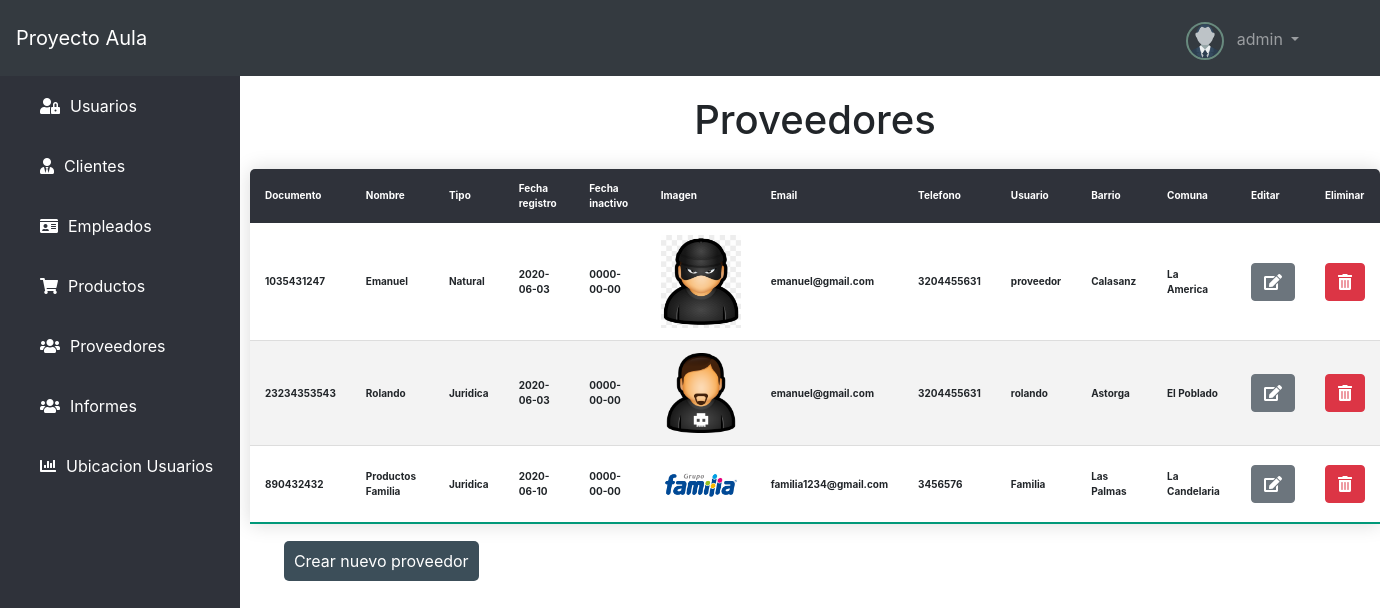
Screenshot of /provider/index (signed in) with the database file from the repository.
### tables this page shows
CREATE TABLE `proveedor` (
  `documento` varchar(50) NOT NULL,
  `nombre` varchar(45) NOT NULL,
  `tipo` varchar(45) DEFAULT NULL,
  `fecha_registro` date NOT NULL,
  `fecha_inactivo` date DEFAULT NULL,
  `imagen` varchar(100) DEFAULT NULL,
  `email` varchar(45) DEFAULT NULL,
  `telefono` varchar(45) DEFAULT NULL,
  `usuario` varchar(45) NOT NULL,
  `estado` varchar(40) NOT NULL,
  `barrio` varchar(100) DEFAULT NULL,
  `comuna` varchar(100) DEFAULT NULL
);

### index.php (called while the page is built, shortened)
<?php
require_once 'config/ConfigBD.php';
require_once 'views/layout/header.php';
require_once 'views/layout/sidebar.php';
if(isset($_GET['controller'])){
	$nombre_controlador = $_GET['controller'].'Controller';
} elseif(!isset($_GET['controller']) && !isset($_GET['action'])){
	$nombre_controlador = controller_default;
} else{
	showError();
	exit();
}
if(class_exists($nombre_controlador)){
	$controlador = new $nombre_controlador();
	if(isset($_GET['action']) && method_exists($controlador, $_GET['action'])){
		$action = $_GET['action'];
		$controlador->$action();
	} elseif(!isset($_GET['controller']) && !isset($_GET['action'])){
		$action_default = action_default;
		$controlador->$action_default();
	} else{
		showError();
	}
}else{
	showError();
}
require_once 'views/layout/footer.php';
?>

### controllers/ProviderController.php (called while the page is built, shortened)
<?php
    require_once 'models/Provider.php';
    class ProviderController {
        public function index(){
            $provider = new Provider();
            $providers = $provider->getAll();
            require_once 'views/provider/providerIndex.php';
        }
    }
?>

### config/ConfigBD.php (called while the page is built)
<?php
    class Database {
        static function connect(){
            $db = new mysqli('localhost', 'root', '', 'bdproyectoaula1');
            $db->query("SET NAMES 'utf8'");
            return $db;
        }
    }

### models/Provider.php (called while the page is built, shortened)
<?php
    Class Provider {
        var $db;
        function  __construct(){
            $this->db = Database::connect();
        }
        public function getAll(){
            $sql = "SELECT * FROM PROVEEDOR WHERE estado = 'activo'";
            $provider = $this->db->query($sql);
            return $provider;
        }
    }
?>

### views/provider/providerIndex.php (the view, shortened to what this page needs)
<h1 class="titulo-all">Proveedores</h1>
    <table id="tabla" class="content-table tam-table-cliente">
        <thead>
            <tr>
                <th>Documento</th>
                <th>Nombre</th>
                <th>Tipo</th>
                <th>Fecha registro</th>
                <th>Fecha inactivo</th>
                <th>Imagen</th>
                <th>Email</th>
                <th>Telefono</th>
                <th>Usuario</th>
                <th>Barrio</th>
                <th>Comuna</th>
                <th>Editar</th>
                <th>Eliminar</th>
            </tr>
        </thead>
        <tbody>
        <?php while($prov = $providers->fetch_object()) : ?>
            <tr>
                <th><?=$prov->documento?></th>
                <th><?=$prov->nombre?></th>
                <th><?=$prov->tipo?></th>
                <th><?=$prov->fecha_registro?></th>
                <th><?=$prov->fecha_inactivo?></th>
                <th><img width="80px" src="<?=base_url?>assets/imgs/providers/<?=$prov->imagen?>"></th>
                <th><?=$prov->email?></th>
                <th><?=$prov->telefono?></th>
                <th><?=$prov->usuario?></th>
                <th><?=$prov->barrio?></th>
                <th><?=$prov->comuna?></th>
                <th><a class="btn btn-secondary" href="<?=base_url?>provider/editForm&documento=<?=$prov->documento?>"><i class="fas fa-edit edit"></i></a></th>
                <th><a class="btn btn-danger" href="<?=base_url?>provider/delete&documento=<?=$prov->documento?>"><i class="fas fa-trash-alt"></i></a></th>
            </tr>
            <?php endwhile; ?>
        </tbody>
    </table>
    <a class="btn-nuevo-proveedor" href="<?=base_url?>provider/register">Crear nuevo proveedor</a>

### views/layout/header.php (shortened to what this page needs)
<!DOCTYPE html>
<html lang="en" dir="ltr">
  <head>
    <link rel="stylesheet" href="<?=base_url?>assets/css/menu.css">
    <link rel="stylesheet" href="https://cdnjs.cloudflare.com/ajax/libs/font-awesome/5.12.1/css/all.min.css">
    <link rel="stylesheet" href="https://stackpath.bootstrapcdn.com/bootstrap/4.4.1/css/bootstrap.min.css">
    <link rel="stylesheet" href="https://unpkg.com/leaflet@1.6.0/dist/leaflet.css"
/>
  </head>
  <body>
    <header>
    <nav class="navbar navbar-expand-lg navbar-dark bg-dark p-3">
        <a class="navbar-brand" href="#">Proyecto Aula</a>
        <?php if(isset($_SESSION['admin']) || isset($_SESSION['usuario'])) : ?>
            <div class="collapse navbar-collapse ml-3" id="navbarSupportedContent">
              <ul class="navbar-nav  position-nav ">
              <div>
                <li class="profile-ava inline-n">
                    <img alt="" src="<?=base_url?>assets/imgs/user.png">
                </li>
                <li class="nav-item dropdown inline-n">
                    <a class="nav-link dropdown-toggle" href="#" id="navbarDropdown" role="button" data-toggle="dropdown" aria-haspopup="true" aria-expanded="false">
                    <?=$_SESSION['identity']->nombre?>
                    </a>
                  </li>
              </div>
            </div>
        <?php endif; ?>
    </nav>
  </header>

### views/layout/sidebar.php (shortened to what this page needs)
<div class="sidebar">
<?php if(isset($_SESSION['admin'])) : ?>
        <a class="items" href="<?=base_url?>user/index"><i class="fas fa-user-lock"></i><span>Usuarios</span></a>
        <a class="items" href="<?=base_url?>client/index"><i class="fas fa-user-tie"></i><span>Clientes</span></a>
        <a class="items" href="<?=base_url?>employee/index"><i class="fas fa-id-card"></i><span>Empleados</span></a>
        <a class="items" href="<?=base_url?>product/index"><i class="fas fa-shopping-cart"></i><span>Productos</span></a>
        <a class="items" href="<?=base_url?>provider/index"><i class="fas fa-users"></i><span>Proveedores</span></a>
        <a class="items" href="<?=base_url?>report/index"><i class="fas fa-users"></i><span>Informes</span></a>
        <a class="items" href="<?=base_url?>location/index"><i class="fas fa-chart-bar"></i><span>Ubicacion Usuarios</span></a>
<?php elseif(isset($_SESSION['usuario'])) : ?>
        <a class="items" href="<?=base_url?>product/index"><i class="fas fa-shopping-cart"></i><span>Productos</span></a>
        <a class="items" href="<?=base_url?>notification/registerNotification"><i class="fas fa-user-edit"></i><span>Modificar datos</span></a>
<?php endif; ?>
</div>
<div class="central">

### views/layout/footer.php (shortened to what this page needs)
</div>
  </body>
</html>

### assets/css/menu.css (style rules this page uses)
body { margin: 0; padding: 0; font-family: "Roboto", sans-serif; }
.central { margin-top: 20px; margin-left: 250px; }
.sidebar { background: #2f323a; position: absolute; left: 0; width: 240px; height: 100%; transition: 0.5s; transition-property: left; }
.sidebar > .items { color: #fff; display: block; width: 100%; line-height: 60px; text-decoration: none; padding-left: 40px; box-sizing: border-box; transition: 0.5s; transition-property: background; }
.sidebar i { padding-right: 10px; }
.content-table { border-collapse: collapse; margin: 25px 0; font-size: 0.9em; min-width: 400px; border-radius: 5px 5px 0 0; overflow: hidden; box-shadow: 0 0 20px rgba(0, 0, 0, 0.15); }
.content-table thead tr { background-color:#2f323a; color: #ffffff; text-align: left; font-weight: bold; }
.content-table th, .content-table td { padding: 12px 15px; font-size: 10px; }
.content-table tbody tr { border-bottom: 1px solid #dddddd; }
.content-table tbody tr:nth-of-type(even) { background-color: #f3f3f3; font-size: 10px; }
.content-table tbody tr:last-of-type { border-bottom: 2px solid #009879; font-size: 10px; }
.tam-table-cliente { font-size: 10px; }
.titulo-all { text-align: center; }
.btn-nuevo-proveedor { padding: 10px; background-color:#3C4E59; border-radius: 5px; margin-left: 3%; margin-top: 15px; color: #fff; }
.position-nav { margin-left: 85%; }
.profile-ava img { border-radius: 50%; -webkit-border-radius: 50%; border: 2px solid #688a7e; width: 38px; height: 38px; }
.inline-n { margin-top: 3px; display: inline-block; }
.navbar { width: 100%; }

### rows the page displays
proveedor: documento "1035431247", nombre "Emanuel", tipo "Natural", fecha_registro "2020-06-03", fecha_inactivo "0000-00-00", imagen (picture), email "emanuel@gmail.com", telefono "3204455631", usuario "proveedor", barrio "Calasanz", comuna "La America"
proveedor: documento "23234353543", nombre "Rolando", tipo "Juridica", fecha_registro "2020-06-03", fecha_inactivo "0000-00-00", imagen (picture), email "emanuel@gmail.com", telefono "3204455631", usuario "rolando", barrio "Astorga", comuna "El Poblado"
proveedor: documento "890432432", nombre "Productos Familia", tipo "Juridica", fecha_registro "2020-06-10", fecha_inactivo "0000-00-00", imagen (picture), email "familia1234@gmail.com", telefono "3456576", usuario "Familia", barrio "Las Palmas", comuna "La Candelaria"

### other values shown
$_SESSION['identity']->nombre "admin"
